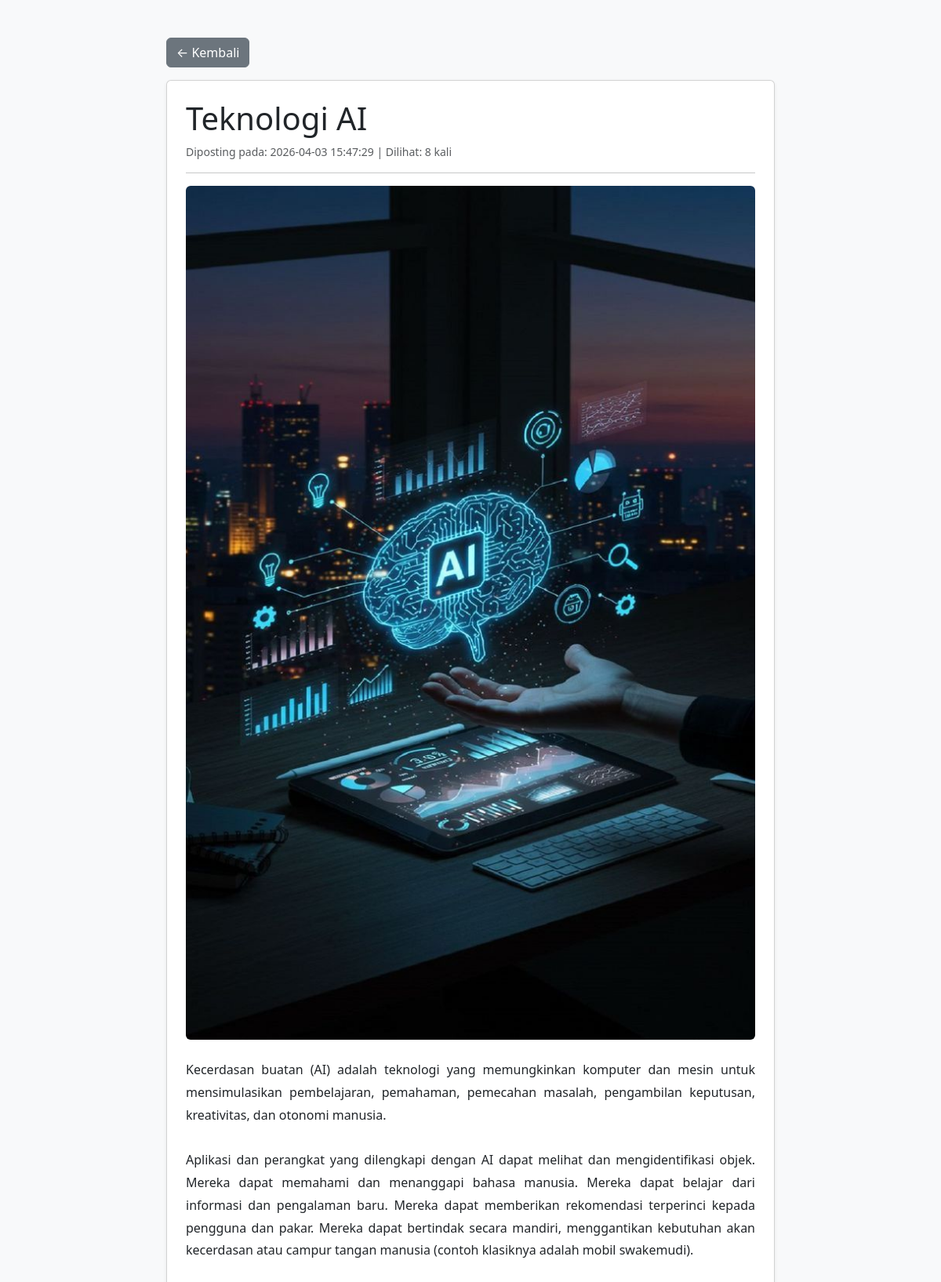
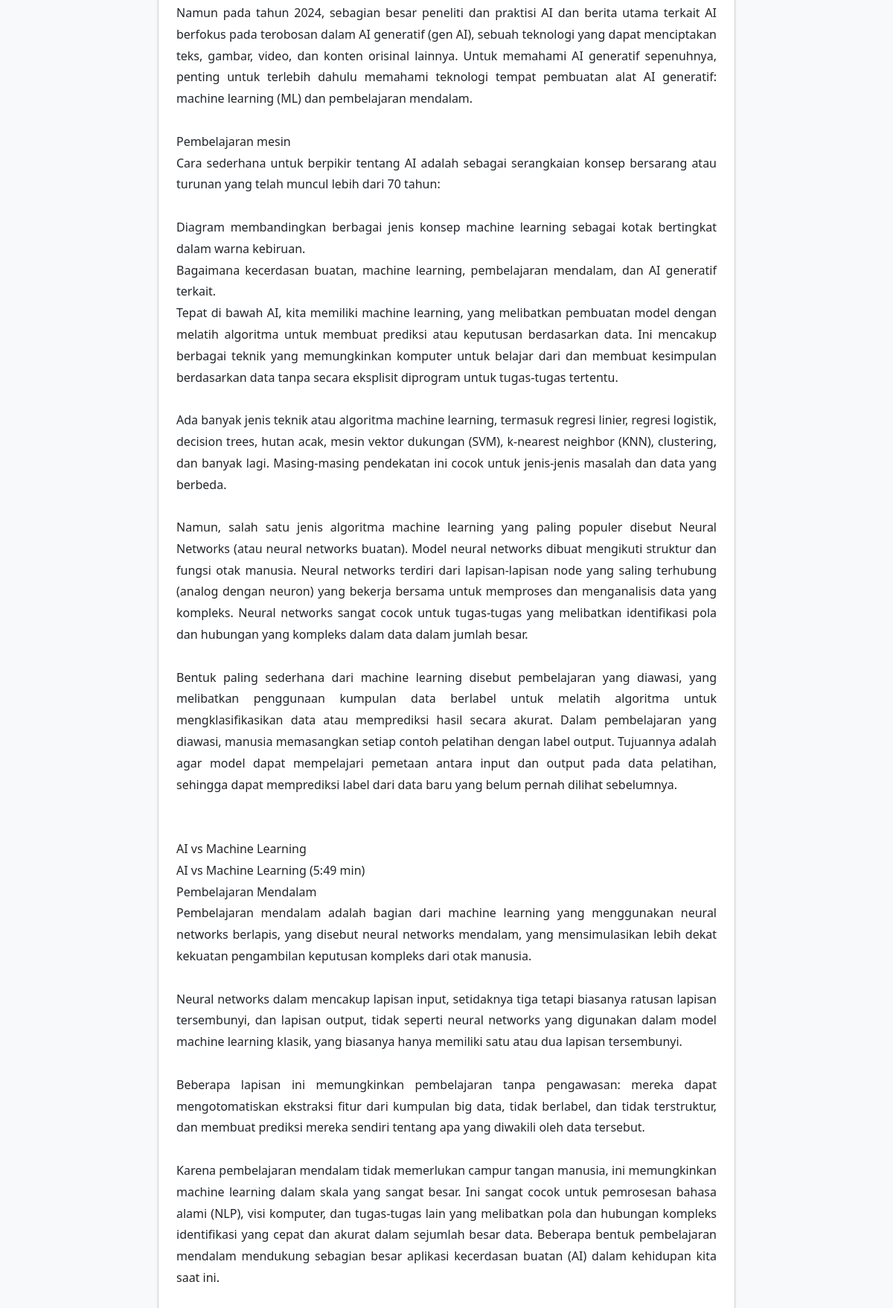
Screenshot of /uts_berita_hilal/detail.php?id=5 (upper part) with the database file from the repository (2 pictures, top to bottom).
### tables this page shows
CREATE TABLE `berita` (
  `id` int(11) NOT NULL,
  `judul` varchar(255) NOT NULL,
  `isi` text NOT NULL,
  `gambar` varchar(255) DEFAULT NULL,
  `tanggal` timestamp NOT NULL DEFAULT current_timestamp(),
  `views` int(11) DEFAULT 0,
  `id_kategori` int(11) DEFAULT NULL
);

### uts_berita_hilal/detail.php (the view, shortened to what this page needs)
<?php
include 'koneksi.php';
$id = $_GET['id'];
mysqli_query($conn, "UPDATE berita SET views = views + 1 WHERE id = '$id'");
$data = mysqli_query($conn, "SELECT * FROM berita WHERE id = '$id'");
$r = mysqli_fetch_array($data);
?>
<!DOCTYPE html>
<html>
<head>
    <link href="https://cdn.jsdelivr.net/npm/bootstrap@5.3.0/dist/css/bootstrap.min.css" rel="stylesheet">
</head>
<body class="bg-light">
    <div class="container my-5" style="max-width: 800px;">
        <a href="index.php" class="btn btn-secondary mb-3">← Kembali</a>
        <div class="card shadow-sm p-4">
            <h1><?php echo $r['judul']; ?></h1>
            <small class="text-muted">Diposting pada: <?php echo $r['tanggal']; ?> | Dilihat: <?php echo $r['views']; ?> kali</small>
            <hr>
            <img src="img/<?php echo $r['gambar']; ?>" class="img-fluid rounded mb-4">
            <p style="line-height: 1.8; text-align: justify;"><?php echo nl2br($r['isi']); ?></p>
        </div>
    </div>
</body>
</html>

### rows the page displays
berita: judul "Teknologi AI", tanggal "2026-04-03 15:47:29", views "8", gambar (picture), isi "Kecerdasan buatan (AI) adalah teknologi yang memungkinkan komputer dan mesin untuk mensimulasikan pembelajaran, pemahaman, pemecahan masalah, pengambilan keputusan, kreativitas, dan otonomi manusia. Aplikasi dan perangkat yang dilengkapi dengan AI dapat melihat dan mengidentifikasi objek. Mereka dapat memahami dan menanggapi bahasa manusia. Mereka dapat belajar dari informasi dan pengalaman baru. Mereka dapat memberikan rekomendasi terperinci kepada pengguna dan pakar. Mereka dapat bertindak secara mandiri, menggantikan kebutuhan akan kecerdasan atau campur tangan manusia (contoh klasiknya adalah mobil swakemudi). Namun pada tahun 2024, sebagian besar peneliti dan praktisi AI dan berita…"
